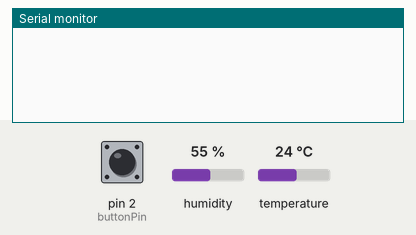
Simulated run of this sketch. Board: Arduino Uno, built with avr-gcc and run on an emulated ATmega328P. Parts: the last lines printed to the serial monitor. The test bench sets the inputs (shaded band); at power-on: pin 2 (buttonPin) HIGH, humidity 55 %, temperature 24 °C.

Above: at 1.2 s.
1.3 s: pin 2 (buttonPin) pulled LOW for 0.15 s
At 2.3 s:
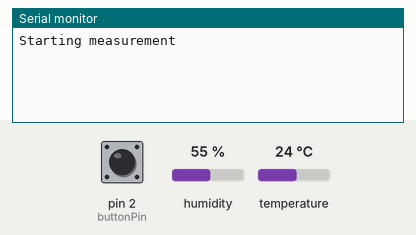
4.4 s: pin 2 (buttonPin) pulled LOW for 1 s
At 5.9 s:
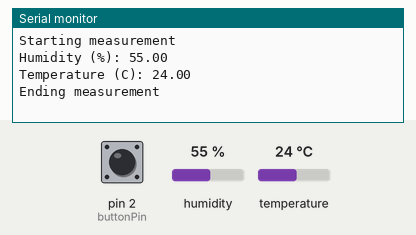

Measured:
- after the input at 1.3 s, the serial monitor: prints a new line at once (image 1)
- after the input at 4.4 s, the serial monitor: prints a new line at once (image 2)

The sketch:

humidityTempSensorDHT114pinswButton.ino
```cpp
/*
 * A button click starts or stops measurements for humidity and
 * temperature (°C).
 *
 * The sensor used is a DHT11, which uses an additional non-standard
 * Arduino library. It is using a simpler library than the standard
 * DHT library, available for download from github:
 * https://github.com/faldariel/arduino_projects/tree/master/humidityTempSensorDHT114pins
 *
 * This example uses DHT11 with a 4.75 ohm resistor and a standard
 * button with a 220 ohm resistor.
 */

#include <dht11.h>
#define DHT11PIN 4

dht11 DHT11;

const int buttonPin = 2; // Digital pin for the standard button.
boolean readingDhtActive = false; // The button has activated or deactivated readings from DHT11.
boolean lastButtonState = LOW;
unsigned long previousMilliSec = 0;
const unsigned long readingDhtInterval = 4000; // How long to wait between each reading from DHT11.

void setup()
{
  Serial.begin(9600);
  pinMode(buttonPin, INPUT); // Sets the pin to input
}

void loop()
{
  int currentButtonState = digitalRead(buttonPin); // Check if button is pressed or not

  // When a button is pressed and released, the button will go from HIGH to LOW. We only want to
  // react to this scenario since we want the button to toggle the reading of DHT11 on and off.
  if ((currentButtonState == LOW) && (lastButtonState == HIGH)) {
    delay (10); // Buttons are subject to 'rebounce' giving junk values so we wait until they pass.
    readingDhtActive = !readingDhtActive; // Toggling the reading of DHT11 on and off.
    if (readingDhtActive) {
      Serial.print("Starting measurement\n");
    } else {
      Serial.print("Ending measurement\n");
    }
  }
  unsigned long currentMilliSec = millis();

  // Check the interval to see if it is time to update values read.
  if ((readingDhtActive == true) && ((currentMilliSec - previousMilliSec) > readingDhtInterval)) {
    Serial.println();
    DHT11.read(DHT11PIN);

    Serial.print("Humidity (%): ");
    Serial.println((float)DHT11.humidity, 2);

    Serial.print("Temperature (C): ");
    Serial.println((float)DHT11.temperature, 2);

    previousMilliSec = currentMilliSec;
  }
  lastButtonState = currentButtonState; // Set the lastButtonState so that we can check it
                                        // against a new reading next iteration.
}
```
